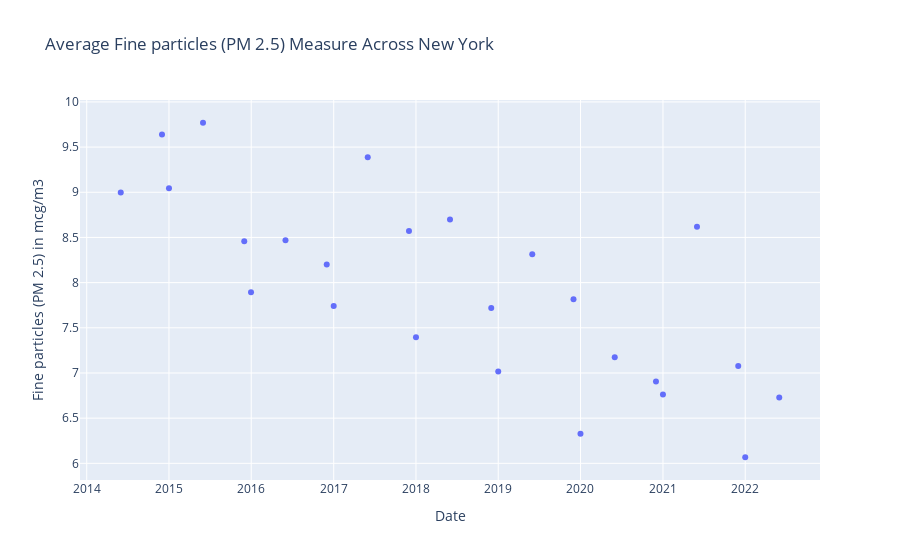

The cell this chart's notebook holds for it:
### Code cell
fig = px.scatter(agg_ny_air_pm, x = 'Start_Date', y = 'Data Value',
                 labels={
                     'Start_Date': "Date",
                     'Data Value': "Fine particles (PM 2.5) in mcg/m3"
                 }, title = "Average Fine particles (PM 2.5) Measure Across New York")
fig.show()

### Figure 1 — Plotly figure (JSON) as saved in the notebook; plotly's stock layout.template omitted (floating-point values rounded to 4 significant figures)
{"data": [{"hovertemplate": "Date=%{x}<br>Fine particles (PM 2.5) in mcg/m3=%{y}<extra></extra>", "legendgroup": "", "marker": {"color": "#636efa", "symbol": "circle"}, "mode": "markers", "name": "", "orientation": "v", "showlegend": false, "type": "scatter", "x": ["2014-06-01T00:00:00", "2014-12-01T00:00:00", "2015-01-01T00:00:00", "2015-06-01T00:00:00", "2015-12-01T00:00:00", "2015-12-31T00:00:00", "2016-06-01T00:00:00", "2016-12-01T00:00:00", "2017-01-01T00:00:00", "2017-06-01T00:00:00", "2017-12-01T00:00:00", "2018-01-01T00:00:00", "2018-06-01T00:00:00", "2018-12-01T00:00:00", "2019-01-01T00:00:00", "2019-06-01T00:00:00", "2019-12-01T00:00:00", "2020-01-01T00:00:00", "2020-06-01T00:00:00", "2020-12-01T00:00:00", "2021-01-01T00:00:00", "2021-06-01T00:00:00", "2021-12-01T00:00:00", "2022-01-01T00:00:00", "2022-06-01T00:00:00"], "xaxis": "x", "y": [8.996, 9.638, 9.044, 9.77, 8.457, 7.894, 8.468, 8.201, 7.741, 9.388, 8.572, 7.396, 8.699, 7.718, 7.016, 8.313, 7.816, 6.327, 7.173, 6.907, 6.761, 8.618, 7.077, 6.067, 6.728], "yaxis": "y"}], "layout": {"legend": {"tracegroupgap": 0}, "title": {"text": "Average Fine particles (PM 2.5) Measure Across New York"}, "xaxis": {"anchor": "y", "domain": [0, 1], "title": {"text": "Date"}}, "yaxis": {"anchor": "x", "domain": [0, 1], "title": {"text": "Fine particles (PM 2.5) in mcg/m3"}}}}
